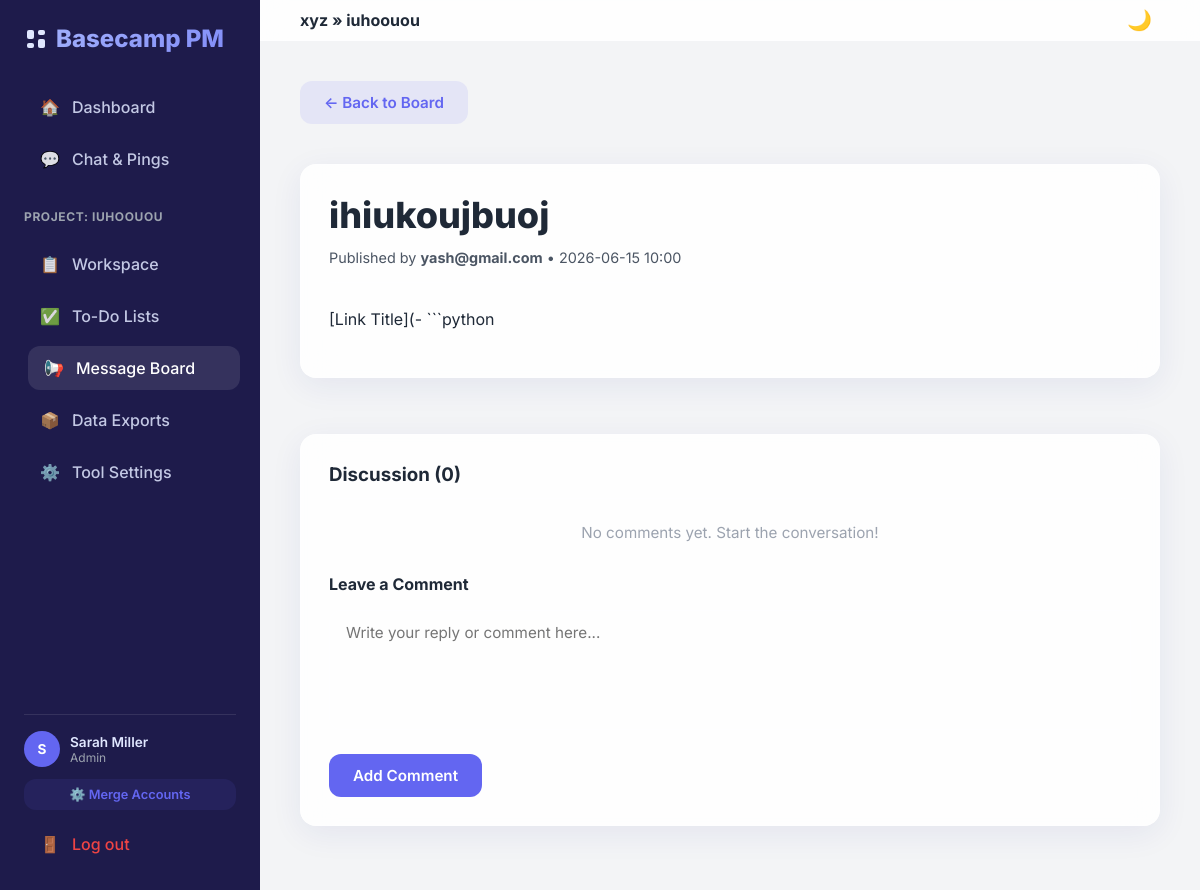
The page /projects/2/message-board/2/ (signed in) on the database its author committed.
### projects/models.py (models this page shows, shortened)
class Project(models.Model):
    name = models.CharField(max_length=255)
    description = models.TextField(blank=True)
    company = models.ForeignKey('accounts.Company', on_delete=models.CASCADE, related_name='projects')
    created_by = models.ForeignKey('accounts.User', on_delete=models.SET_NULL, null=True, related_name='created_projects')
    members = models.ManyToManyField('accounts.User', related_name='projects', blank=True)
    created_at = models.DateTimeField(auto_now_add=True)

### accounts/models.py (models this page shows, shortened)
class User(AbstractUser):
    ROLE_ADMIN = 'admin'
    ROLE_MEMBER = 'member'
    ROLE_CLIENT = 'client'
    ROLE_COLLABORATOR = 'collaborator'
    ROLE_CHOICES = [
        (ROLE_ADMIN, 'Admin'),
        (ROLE_MEMBER, 'Organization Member'),
        (ROLE_CLIENT, 'Client'),
        (ROLE_COLLABORATOR, 'Outside Collaborator'),
    ]
    email = models.EmailField(unique=True)
    role = models.CharField(max_length=20, choices=ROLE_CHOICES, default=ROLE_MEMBER)
    is_merged = models.BooleanField(default=False)
    merged_into = models.ForeignKey('self', on_delete=models.SET_NULL, null=True, blank=True, related_name='merged_accounts')
    USERNAME_FIELD = 'email'
    REQUIRED_FIELDS = ['username']

class Company(models.Model):
    name = models.CharField(max_length=255)
    slug = models.SlugField(max_length=255, unique=True)
    created_at = models.DateTimeField(auto_now_add=True)

### communication/models.py (models this page shows, shortened)
class MessageBoardPost(models.Model):
    project = models.ForeignKey('projects.Project', on_delete=models.CASCADE, related_name='posts')
    title = models.CharField(max_length=255)
    content = models.TextField() # Rich content written in Markdown
    author = models.ForeignKey('accounts.User', on_delete=models.SET_NULL, null=True, related_name='posts')
    created_at = models.DateTimeField(auto_now_add=True)
    updated_at = models.DateTimeField(auto_now=True)

### communication/views.py (the view)
# urls.py: path('projects/<int:project_id>/message-board/<int:post_id>/', views.post_detail_view, name='post_detail'),
@login_required
def post_detail_view(request, project_id, post_id):
    project = get_object_or_404(Project, id=project_id)
    post = get_object_or_404(MessageBoardPost, id=post_id, project=project)
    comments = post.comments.all().order_by('created_at')
    return render(request, 'communication/post_detail.html', {
        'project': project,
        'post': post,
        'comments': comments
    })

### templates/communication/post_detail.html (shortened to what this page needs)
{% extends 'base.html' %}
{% block content %}
<div style="margin-bottom: 40px; display: flex; justify-content: space-between; align-items: center; flex-wrap: wrap; gap: 20px;">
    <a href="{% url 'message_board' project.id %}" class="btn btn-secondary">
        &larr; Back to Board
    </a>
</div>
<div style="max-width: 900px; margin: 0 auto; display: flex; flex-direction: column; gap: 32px;">
    <div class="glass-card">
        <div class="post-header">
            <h1 style="font-size: 2.25rem; font-weight: 800; margin-bottom: 12px;">{{ post.title }}</h1>
            <div style="font-size: 0.9rem; color: var(--text-secondary);">
                Published by <strong>{{ post.author.email|default:"Unknown User" }}</strong> &bull; {{ post.created_at|date:"Y-m-d H:i" }}
            </div>
        </div>
        <div class="markdown-content" id="postContentContainer">
        </div>
    </div>
    <div class="glass-card">
        <h3 style="font-weight: 700; margin-bottom: 24px; border-bottom: 1px solid var(--card-border); padding-bottom: 12px;">
            Discussion ({{ comments.count }})
        </h3>
        {% if comments %}
            <div style="display: flex; flex-direction: column; gap: 20px; margin-bottom: 32px;">
                {% for comment in comments %}
                <div style="padding: 16px; border: 1px solid var(--card-border); border-radius: 12px; background-color: rgba(255, 255, 255, 0.01);">
                    <div style="display: flex; justify-content: space-between; align-items: center; margin-bottom: 8px;">
                        <div style="display: flex; align-items: center; gap: 8px; font-weight: 700; font-size: 0.9rem;">
                            <div class="user-avatar" style="width: 24px; height: 24px; font-size: 0.75rem;">
                                {{ comment.author.first_name|slice:":1"|upper }}
                            </div>
                            <span>{{ comment.author.first_name }} ({{ comment.author.email }})</span>
                        </div>
                        <div style="font-size: 0.75rem; color: var(--text-muted);">
                            {{ comment.created_at|date:"Y-m-d H:i" }}
                        </div>
                    </div>
                    <div style="font-size: 0.95rem; line-height: 1.5; color: var(--text-secondary); padding-left: 32px;">
                        {{ comment.content|linebreaksbr }}
                    </div>
                </div>
                {% endfor %}
            </div>
        {% else %}
            <p style="color: var(--text-muted); font-size: 0.95rem; margin-bottom: 32px; text-align: center;">No comments yet. Start the conversation!</p>
        {% endif %}
        <h4 style="font-weight: 700; margin-bottom: 16px;">Leave a Comment</h4>
        <form action="{% url 'add_comment' project.id post.id %}" method="POST">
            <div class="form-group">
                <textarea name="content" class="form-control" placeholder="Write your reply or comment here..." style="height: 120px; resize: none;" required></textarea>
            </div>
            <button type="submit" class="btn btn-primary">
                Add Comment
            </button>
        </form>
    </div>
</div>
{% endblock %}

### templates/base.html (shortened to what this page needs)
{% load static %}
<!DOCTYPE html>
<html lang="en">
<head>
    <link rel="stylesheet" href="https://cdnjs.cloudflare.com/ajax/libs/highlight.js/11.8.0/styles/github-dark.min.css">
    <link rel="stylesheet" href="{% static 'css/style.css' %}">
</head>
<body>
    <div class="app-container">
        {% if user.is_authenticated %}
        <aside class="sidebar">
            <div class="sidebar-brand">
                <span>Basecamp PM</span>
            </div>
            <nav class="sidebar-nav">
                <a href="{% url 'dashboard' %}" class="nav-item {% if request.resolver_match.url_name == 'dashboard' %}active{% endif %}">
                    <span>🏠</span> Dashboard
                </a>
                <a href="{% url 'chat_hub' %}" class="nav-item {% if 'chat' in request.path %}active{% endif %}">
                    <span>💬</span> Chat & Pings
                </a>
                {% if project %}
                <div style="margin: 20px 0 10px 0; font-size: 0.75rem; text-transform: uppercase; letter-spacing: 0.05em; color: var(--text-muted); font-weight: 700;">
                    Project: {{ project.name }}
                </div>
                <a href="{% url 'project_detail' project.id %}" class="nav-item {% if request.resolver_match.url_name == 'project_detail' %}active{% endif %}">
                    <span>📋</span> Workspace
                </a>
                {% if 'todo' in enabled_keys or not enabled_keys %}
                <a href="{% url 'todo_lists' project.id %}" class="nav-item {% if 'todo' in request.path %}active{% endif %}">
                    <span>✅</span> {{ tool_names.todo|default:"To-Do Lists" }}
                </a>
                {% endif %}
                {% if 'message_board' in enabled_keys or not enabled_keys %}
                <a href="{% url 'message_board' project.id %}" class="nav-item {% if 'message-board' in request.path %}active{% endif %}">
                    <span>📢</span> {{ tool_names.message_board|default:"Message Board" }}
                </a>
                {% endif %}
                {% if 'integrations' in enabled_keys or not enabled_keys %}
                <a href="{% url 'export_list' project.id %}" class="nav-item {% if 'exports' in request.path %}active{% endif %}">
                    <span>📦</span> Data Exports
                </a>
                {% endif %}
                {% if user.role == 'admin' or project.created_by == user %}
                <a href="{% url 'configure_tools' project.id %}" class="nav-item {% if 'configure' in request.path %}active{% endif %}">
                    <span>⚙️</span> Tool Settings
                </a>
                {% endif %}
                {% endif %}
            </nav>
            <div class="sidebar-footer">
                <div class="user-badge">
                    <div class="user-avatar">
                        {{ user.first_name|slice:":1"|upper }}
                    </div>
                    <div>
                        <div style="font-weight: 600;">{{ user.first_name }} {{ user.last_name }}</div>
                        <div style="color: var(--text-muted); font-size: 0.75rem;">{{ user.get_role_display }}</div>
                    </div>
                </div>
                {% if user.role == 'admin' %}
                <a href="{% url 'merge_users' %}" class="btn btn-secondary" style="padding: 8px 12px; font-size: 0.8rem; width: 100%;">
                    ⚙️ Merge Accounts
                </a>
                {% endif %}
                <a href="{% url 'logout' %}" class="nav-item" style="color: var(--danger); opacity: 1;">
                    <span>🚪</span> Log out
                </a>
            </div>
        </aside>
        {% endif %}
        <div class="main-wrapper">
            {% if user.is_authenticated %}
            <header class="top-navbar">
                <div>
                    <h4 style="font-weight: 700;">
                        {% if project %}
                            {{ project.company.name }} &raquo; {{ project.name }}
                        {% else %}
                            Workspace Dashboard
                        {% endif %}
                    </h4>
                </div>
                <div class="navbar-actions">
                    <button class="theme-toggle-btn" id="themeToggle" title="Toggle theme">
                    </button>
                </div>
            </header>
            {% endif %}
            <main class="content-body">
                {% block content %}{% endblock %}
            </main>
        </div>
    </div>
</body>
</html>

### static/css/style.css (style rules this page uses)
:root { --bg-color: #f3f4f6; --card-bg: rgba(255, 255, 255, 0.85); --card-border: rgba(255, 255, 255, 0.4); --text-primary: #1f2937; --text-secondary: #4b5563; --text-muted: #9ca3af; --accent: #6366f1; --accent-hover: #4f46e5; --accent-light: rgba(99, 102, 241, 0.1); --danger: #ef4444; --danger-hover: #dc2626; --success: #10b981; --warning: #f59e0b; --sidebar-bg: #1e1b4b; --sidebar-text: #e0e7ff; --shadow: 0 8px 32px 0 rgba(31, 38, 135, 0.07); --border-radius: 16px; --transition: all 0.3s cubic-bezier(0.4, 0, 0.2, 1); }
* { margin: 0; padding: 0; box-sizing: border-box; font-family: 'Inter', system-ui, -apple-system, sans-serif; }
body { background-color: var(--bg-color); color: var(--text-primary); min-height: 100vh; display: flex; overflow-x: hidden; transition: background-color 0.3s ease; }
.app-container { display: flex; width: 100vw; min-height: 100vh; }
.sidebar { width: 260px; background-color: var(--sidebar-bg); color: var(--sidebar-text); display: flex; flex-direction: column; padding: 24px; flex-shrink: 0; z-index: 100; transition: var(--transition); }
.sidebar-brand { font-size: 1.5rem; font-weight: 800; margin-bottom: 32px; display: flex; align-items: center; gap: 8px; background: linear-gradient(135deg, #a5b4fc 0%, #818cf8 100%); -webkit-background-clip: text; -webkit-text-fill-color: transparent; }
.sidebar-nav { display: flex; flex-direction: column; gap: 8px; flex-grow: 1; }
.nav-item { display: flex; align-items: center; gap: 12px; padding: 12px 16px; color: var(--sidebar-text); text-decoration: none; font-weight: 500; border-radius: 12px; opacity: 0.85; transition: var(--transition); }
.nav-item:hover, .nav-item.active { background-color: rgba(255, 255, 255, 0.1); opacity: 1; color: #fff; transform: translateX(4px); }
.sidebar-footer { padding-top: 16px; border-top: 1px solid rgba(255, 255, 255, 0.1); display: flex; flex-direction: column; gap: 12px; }
.user-badge { display: flex; align-items: center; gap: 10px; font-size: 0.85rem; }
.user-avatar { width: 36px; height: 36px; border-radius: 50%; background-color: var(--accent); color: #fff; display: flex; align-items: center; justify-content: center; font-weight: 700; }
.main-wrapper { flex-grow: 1; display: flex; flex-direction: column; height: 100vh; overflow-y: auto; }
.top-navbar { height: 70px; background-color: var(--card-bg); backdrop-filter: blur(12px); -webkit-backdrop-filter: blur(12px); border-bottom: 1px solid var(--card-border); display: flex; align-items: center; justify-content: space-between; padding: 0 40px; position: sticky; top: 0; z-index: 50; transition: var(--transition); }
.navbar-actions { display: flex; align-items: center; gap: 20px; }
.content-body { padding: 40px; flex-grow: 1; max-width: 1400px; width: 100%; margin: 0 auto; }
.glass-card { background-color: var(--card-bg); backdrop-filter: blur(16px); -webkit-backdrop-filter: blur(16px); border: 1px solid var(--card-border); border-radius: var(--border-radius); padding: 28px; box-shadow: var(--shadow); transition: var(--transition); margin-bottom: 24px; }
.btn { display: inline-flex; align-items: center; justify-content: center; gap: 8px; padding: 12px 24px; border-radius: 12px; font-weight: 600; text-decoration: none; border: none; cursor: pointer; transition: var(--transition); font-size: 0.95rem; }
.btn-primary { background-color: var(--accent); color: white; }
.btn-secondary { background-color: var(--accent-light); color: var(--accent); }
.form-group { margin-bottom: 20px; }
.form-control { width: 100%; padding: 12px 16px; border-radius: 12px; border: 1px solid var(--card-border); background-color: rgba(255, 255, 255, 0.05); color: var(--text-primary); outline: none; font-size: 0.95rem; transition: var(--transition); }
.theme-toggle-btn { background: none; border: none; cursor: pointer; font-size: 1.25rem; padding: 8px; border-radius: 50%; display: flex; align-items: center; justify-content: center; color: var(--text-primary); transition: var(--transition); }
.post-header { border-bottom: 1px solid var(--card-border); padding-bottom: 16px; margin-bottom: 24px; }
.markdown-content { line-height: 1.6; }

### rows shown on the page
Project: name "IUHOOUOU", company.name "xyz", name "iuhoouou"
User: first_name "S", first_name "Sarah", last_name "Miller", role "Admin"
MessageBoardPost: title "ihiukoujbuoj", author.email "yash@gmail.com", created_at "2026-06-15 10:00"

### other values the page prints
{{ tool_names.todo|default:"To-Do Lists" }} "To-Do Lists"
{{ tool_names.message_board|default:"Message Board" }} "Message Board"
{{ comments.count }} "0"
